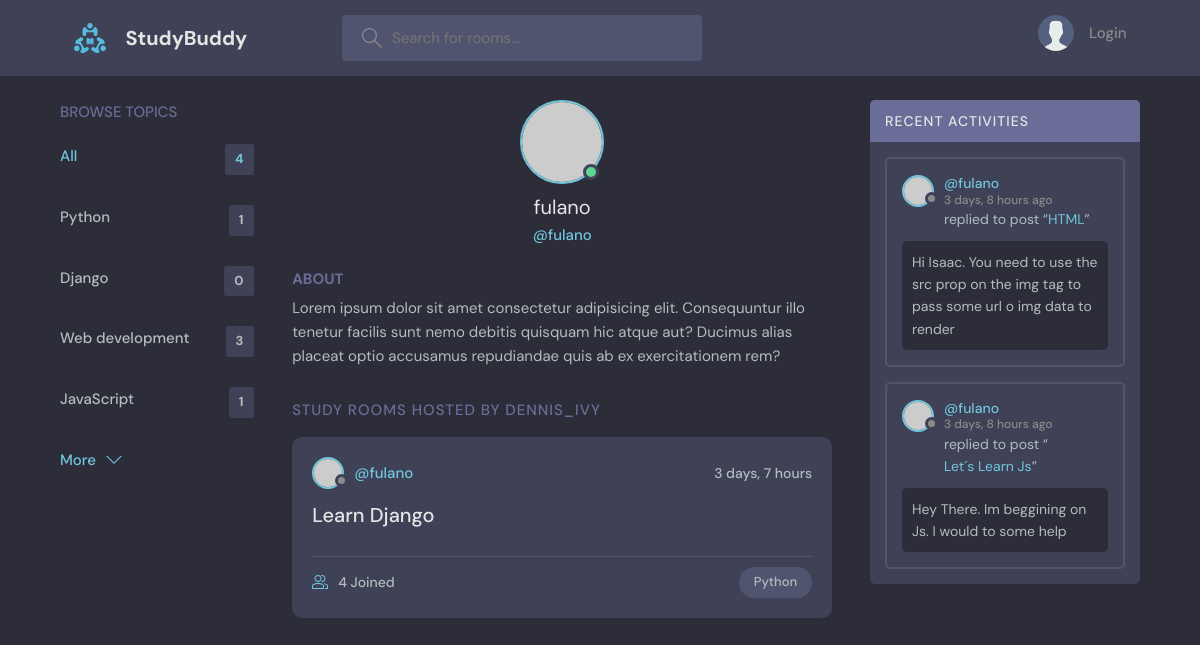
Before: /profile/4/ with the older database file.
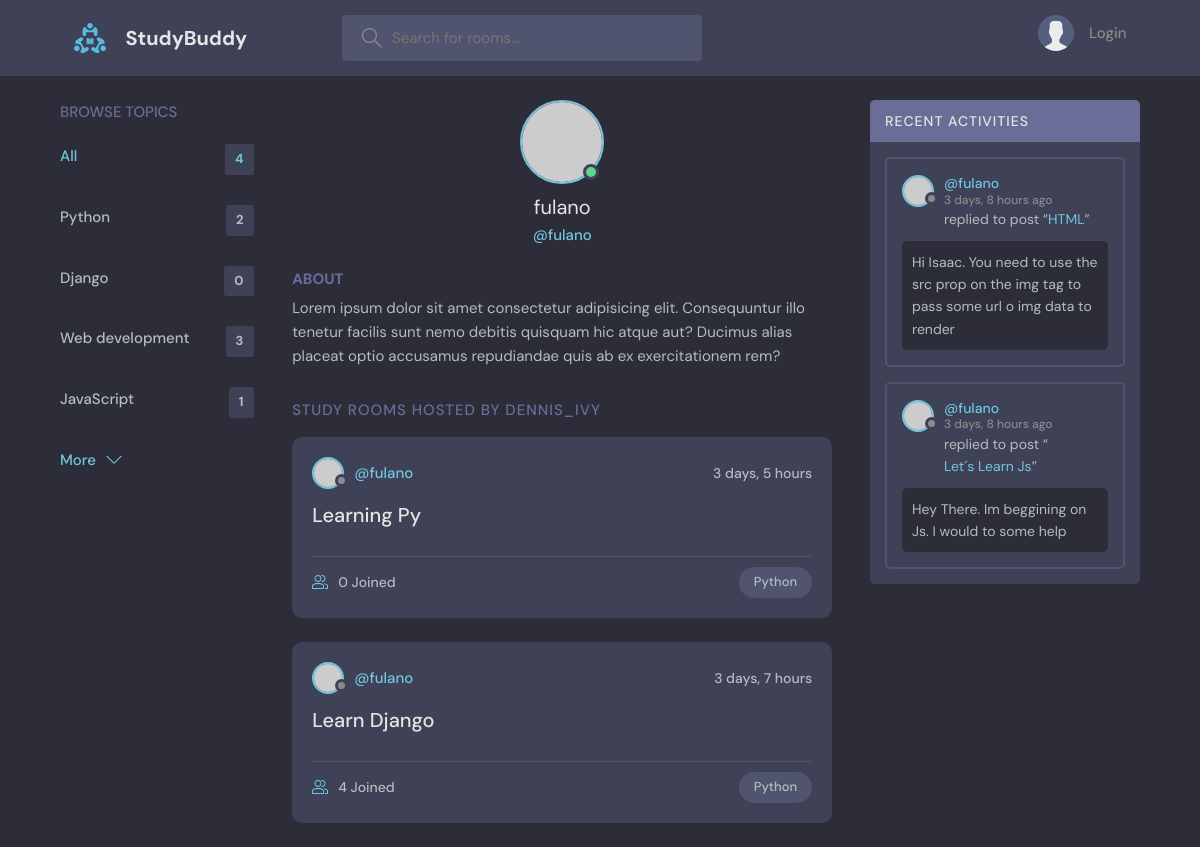
After: the same page with the newer database file.
### base/models.py (models this page shows, shortened)
class Topic(models.Model):
    name = models.CharField(max_length=200);

class Room(models.Model):
    host = models.ForeignKey(User, on_delete=models.SET_NULL, null=True);
    topic = models.ForeignKey(Topic, on_delete=models.SET_NULL, null=True);
    name = models.CharField(max_length=200);
    description = models.TextField(null=True, blank=True);
    participants = models.ManyToManyField(User, related_name='participants', blank=True);
    update = models.DateTimeField(auto_now=True);
    created = models.DateTimeField(auto_now_add=True);
    class Meta:
        ordering = ['-update', '-created'];

class Message(models.Model):
    user = models.ForeignKey(User, on_delete=models.CASCADE);
    room = models.ForeignKey(Room, on_delete=models.CASCADE);
    body = models.TextField();
    update = models.DateTimeField(auto_now=True);
    created = models.DateTimeField(auto_now_add=True);
    class Meta:
        ordering = ['-update', '-created'];

### base/views.py (the view)
# urls.py: path('profile/<str:pk>/', views.userProfile, name='user-profile'),
def userProfile(req, pk):
    user = User.objects.get(id=pk);
    room_messages = user.message_set.all();
    rooms = user.room_set.all();
    topics = Topic.objects.all();
    context = {
        'user': user,
        'rooms': rooms,
        'room_messages': room_messages,
        'topics': topics,
        };
    return render(req, 'base/profile.html', context);

### base/templates/base/profile.html (shortened to what this page needs)
{% extends 'index.html' %}
{% block content %}
  <main class="profile-page layout layout--3">
    <div class="container">
     {% include 'base/components/topics_component.html' %}
      <div class="roomList">
        <div class="profile">
          <div class="profile__avatar">
            <div class="avatar avatar--large active">
              <img src="https://randomuser.me/api/portraits/men/11.jpg" />
            </div>
          </div>
          <div class="profile__info">
            <h3>{{user.username}}</h3>
            <p>@{{user.username}}</p>
          </div>
          <div class="profile__about">
            <h3>About</h3>
            <p>
              Lorem ipsum dolor sit amet consectetur adipisicing elit. Consequuntur illo tenetur
              facilis sunt nemo debitis quisquam hic atque aut? Ducimus alias placeat optio
              accusamus repudiandae quis ab ex exercitationem rem?
            </p>
          </div>
        </div>
        <div class="roomList__header">
          <div>
            <h2>Study Rooms Hosted by dennis_ivy</a>
            </h2>
          </div>
        </div>
        {% include 'base/components/feed_component.html' %}
      </div>
      {% include 'base/components/activity_component.html' %}
    </div>
  </main>
{% endblock content %}

### base/templates/base/components/topics_component.html
<div class="topics">
  <div class="topics__header">
    <h2>Browse Topics</h2>
  </div>
  <ul class="topics__list">
    <li>
      <a href="{% url 'home'%}" class="active">All <span>{{topics.count}}</span></a>
    </li>
    {% for topic in topics %}
    <li>
      <div>
        <a href="{% url 'home' %}?q={{topic.name}}"">{{topic.name}}
          <span>{{topic.room_set.all.count}}</span>
        </a>
      </div>
      {% endfor %}
    </li>
  </ul>
  <a class="btn btn--link" href="#">
    More
    <svg version="1.1" xmlns="http://www.w3.org/2000/svg" width="32" height="32" viewBox="0 0 32 32">
      <title>chevron-down</title>
      <path d="M16 21l-13-13h-3l16 16 16-16h-3l-13 13z"></path>
    </svg>
  </a>
</div>

### base/templates/base/components/feed_component.html (shortened to what this page needs)
{% for room in rooms %}
<div class="roomListRoom">
  <div class="roomListRoom__header">
    <a href="{% url 'user-profile' room.host.id %}" class="roomListRoom__author">
      <div class="avatar avatar--small">
        <img src="https://randomuser.me/api/portraits/women/11.jpg" />
      </div>
      <span>@{{room.host.username}}</span>
    </a>
    <div class="roomListRoom__actions">
      <span>{{room.created|timesince}}</span>
    </div>
  </div>
  <div class="roomListRoom__content">
    <a href="{% url 'room' room.id %}">{{room.name}}</a>
  </div>
  <div class="roomListRoom__meta">
    <a href="{% url 'room' room.id %}" class="roomListRoom__joined">
      {{room.participants.all.count}} Joined
    </a>
    <p class="roomListRoom__topic">{{room.topic.name}}</p>
  </div>
</div>
{% endfor %}

### base/templates/base/components/activity_component.html (shortened to what this page needs)
<div class="activities">
  <div class="activities__header">
    <h2>Recent Activities</h2>
  </div>
  {% for message in room_messages %}
  <div class="activities__box">
    <div class="activities__boxHeader roomListRoom__header">
      <a
        href="{% url 'user-profile' message.user.id %}"
        class="roomListRoom__author"
      >
        <div class="avatar avatar--small">
          <img src="https://randomuser.me/api/portraits/women/11.jpg" />
        </div>
        <p>
          @{{message.user}}
          <span>{{message.created|timesince}} ago</span>
        </p>
      </a>
    </div>
    <div class="activities__boxContent">
      <p>
        replied to post “<a href="{% url 'room' message.room.id %}">{{message.room.name}}</a>”
      </p>
      <div class="activities__boxRoomContent">
        {{message.body}}
      </div>
    </div>
  </div>
  {% endfor %}
</div>

Changed rows visible on the page:
computed for Topic "Python": room_set.all.count "1" → "2"
added Room: host.username "fulano", created "3 days, 5 hours", name "Learning Py", participants.all.count "0", topic.name "Python"
